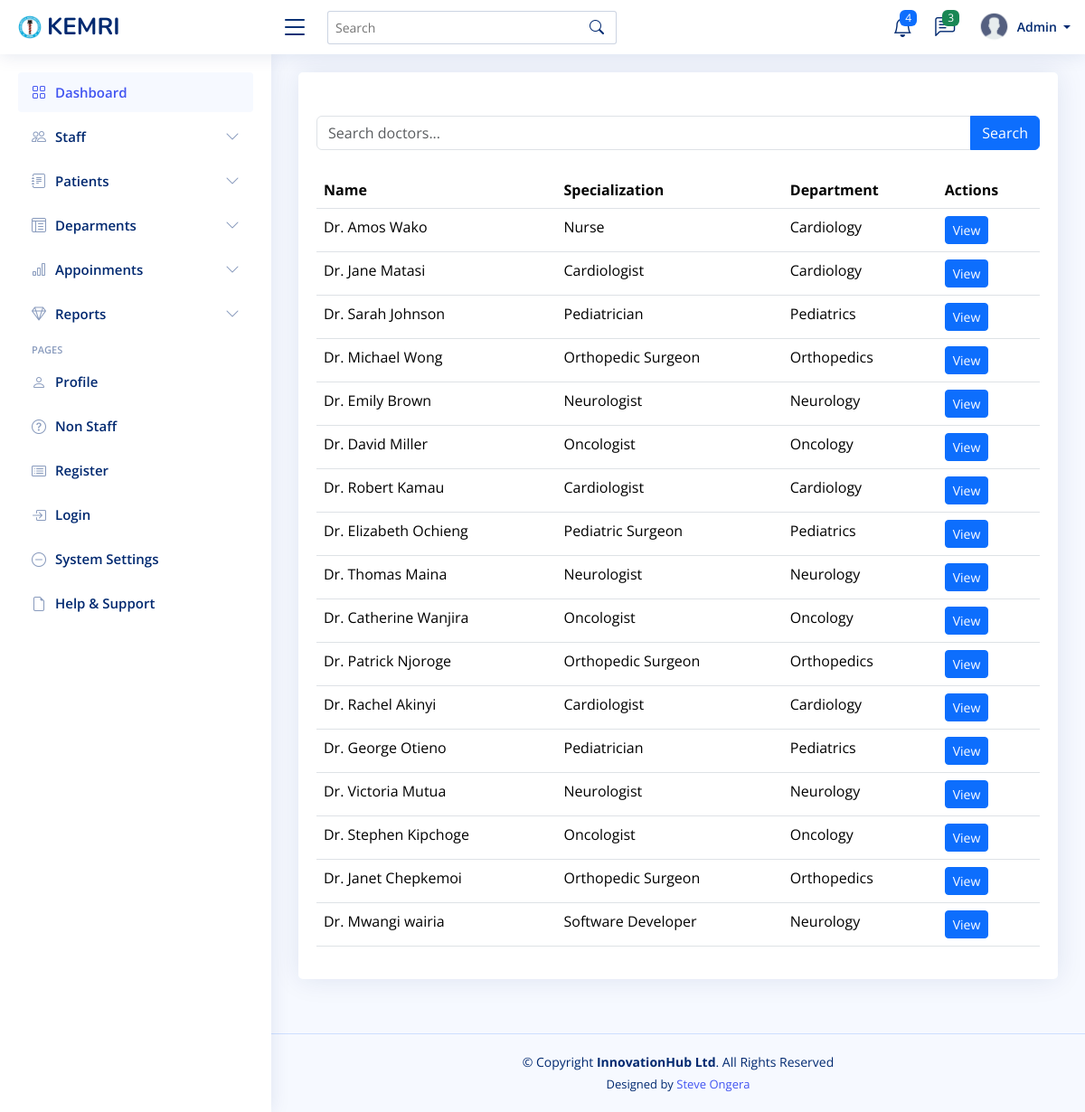
The app's page /search_doctor/ with its own data.
### mtwapa_branch/models.py (models this page shows)
class Doctor(models.Model):
    first_name = models.CharField(max_length=100)
    last_name = models.CharField(max_length=100)
    gender = models.CharField(
        max_length=10,
        choices=[('Male', 'Male'), ('Female', 'Female'), ('Other', 'Other')],
        blank=True,
        null=True
    )
    phone = models.CharField(max_length=100)
    emergency_contact_name = models.CharField(max_length=100, blank=True, null=True)
    emergency_contact_phone = models.CharField(max_length=15, blank=True, null=True)
    address = models.CharField(max_length=100)
    identification_no = models.CharField(max_length=100)
    specialization = models.CharField(max_length=100)
    department = models.ForeignKey(
        'Department',
        on_delete=models.SET_NULL,
        null=True,
        related_name='doctors'  # Custom related_name to avoid clash
    )
    years_of_experience = models.PositiveIntegerField()
    available_days = models.CharField(max_length=255)  # e.g., "Monday, Wednesday, Friday"
    profile_picture = models.ImageField(upload_to='doctor_profiles/', blank=True, null=True)
    def __str__(self):
        return f"Dr. {self.first_name} {self.last_name}"

class Department(models.Model):
    name = models.CharField(max_length=100, unique=True)
    description = models.TextField(blank=True)
    head = models.OneToOneField(
        Doctor,
        on_delete=models.SET_NULL,
        null=True,
        blank=True,
        related_name='headed_department'  # Custom related_name
    )
    phone = models.CharField(max_length=15, blank=True, null=True)
    email = models.EmailField(blank=True, null=True)
    research_focus = models.TextField(blank=True, null=True)  # Specific areas of research
    def __str__(self):
        return self.name

### mtwapa_branch/views.py (the view, shortened to what this page needs)
# urls.py: path('search_doctor/' , views.search_doctors , name="search_doctors"),
def search_doctors(request):
   query = request.GET.get('q')
   doctors = Doctor.objects.all()
   return render(request, 'doctor/search.html', {'doctors': doctors})

### templates/doctor/search.html
{% extends 'base/base.html' %}
{% block content %}
<div class="pagetitle">
    <section class="section">
        <div class="row">
          <div class="col-lg-12">
                <div class="card">
                    <div class="card-body">
                        <br>
                        <br>
                        <form method="get" class="mb-4">
                            <div class="input-group">
                                <input type="text" name="q" class="form-control" placeholder="Search doctors..." value="{{ request.GET.q }}">
                                <button class="btn btn-primary" type="submit">Search</button>
                            </div>
                        </form>
                        <div class="table-responsive">
                            <table class="table">
                                <thead>
                                    <tr>
                                        <th>Name</th>
                                        <th>Specialization</th>
                                        <th>Department</th>
                                        <th>Actions</th>
                                    </tr>
                                </thead>
                                <tbody>
                                    {% for doctor in doctors %}
                                    <tr>
                                        <td>{{ doctor }}</td>
                                        <td>{{ doctor.specialization }}</td>
                                        <td>{{ doctor.department }}</td>
                                        <td>
                                            <a href="{% url 'doctor_detail' doctor.pk %}" class="btn btn-sm btn-primary">View</a>
                                        </td>
                                    </tr>
                                    {% empty %}
                                    <tr>
                                        <td colspan="4" class="text-center">No doctors found</td>
                                    </tr>
                                    {% endfor %}
                                </tbody>
                            </table>
                        </div>
                    </div>
                </div>
            </div>
        </div>
    </section>
</div>
{% endblock %}

### static/assets/css/style.css (style rules this page uses)
:root { scroll-behavior: smooth; }
body { font-family: "Open Sans", sans-serif; background: #f6f9ff; color: #444444; }
.pagetitle { margin-bottom: 10px; }
.card { margin-bottom: 30px; border: none; border-radius: 5px; box-shadow: 0px 0 30px rgba(1, 41, 112, 0.1); }
.card-body { padding: 0 20px 20px 20px; }

### records on screen
Doctor: first_name+last_name "Dr. Amos Wako", specialization "Nurse", department "Cardiology"
Doctor: first_name+last_name "Dr. Jane Matasi", specialization "Cardiologist", department "Cardiology"
Doctor: first_name+last_name "Dr. Sarah Johnson", specialization "Pediatrician", department "Pediatrics"
Doctor: first_name+last_name "Dr. Michael Wong", specialization "Orthopedic Surgeon", department "Orthopedics"
Doctor: first_name+last_name "Dr. Emily Brown", specialization "Neurologist", department "Neurology"
Doctor: first_name+last_name "Dr. David Miller", specialization "Oncologist", department "Oncology"
Doctor: first_name+last_name "Dr. Robert Kamau", specialization "Cardiologist", department "Cardiology"
Doctor: first_name+last_name "Dr. Elizabeth Ochieng", specialization "Pediatric Surgeon", department "Pediatrics"
Doctor: first_name+last_name "Dr. Thomas Maina", specialization "Neurologist", department "Neurology"
Doctor: first_name+last_name "Dr. Catherine Wanjira", specialization "Oncologist", department "Oncology"
Doctor: first_name+last_name "Dr. Patrick Njoroge", specialization "Orthopedic Surgeon", department "Orthopedics"
Doctor: first_name+last_name "Dr. Rachel Akinyi", specialization "Cardiologist", department "Cardiology"
Doctor: first_name+last_name "Dr. George Otieno", specialization "Pediatrician", department "Pediatrics"
Doctor: first_name+last_name "Dr. Victoria Mutua", specialization "Neurologist", department "Neurology"
Doctor: first_name+last_name "Dr. Stephen Kipchoge", specialization "Oncologist", department "Oncology"
Doctor: first_name+last_name "Dr. Janet Chepkemoi", specialization "Orthopedic Surgeon", department "Orthopedics"
Doctor: first_name+last_name "Dr. Mwangi wairia", specialization "Software Developer", department "Neurology"
